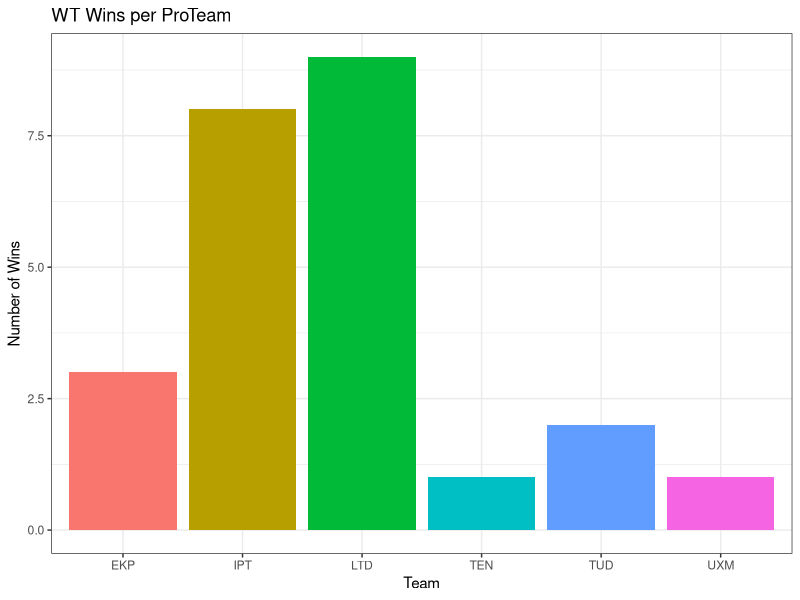
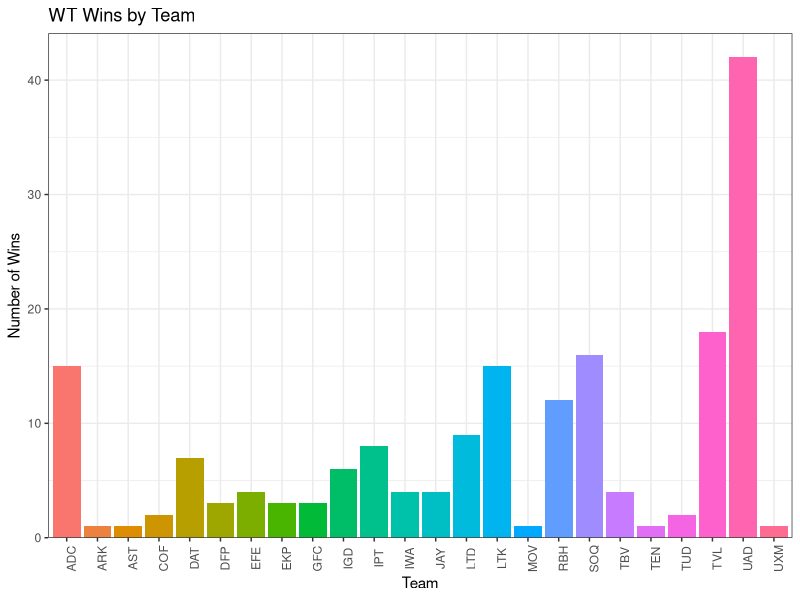

Write the R code that produced these figures, in order. (Note: this script raises an error after producing the figures.)
# worldtour_2024.R
# Timothy Skolds
# Created 10/17/24
# Analysis of 2024 WorldTour Results

library(tidyverse)
library(gridExtra)

# Import Data
worldtour_2024 <- read_csv(file = "./worldtour_2024.csv") %>%
  filter(!is.na(Winner),
         !is.na(Team)) %>%
  rename("TeamStatus" = "Team Status")

# Test analysis, number of wins per team
wins_per_team <- ggplot(worldtour_2024,
                        aes(x = Team,
                            fill = Team)) +
  geom_bar() +
  theme_bw() +
  labs(x = "Team",
       y = "Number of Wins",
       title = "WT Wins by Team") +
  theme(axis.text.x = element_text(angle = 90)) +
  theme(legend.position = "none") +
  scale_y_continuous(expand = expansion(mult = c(0, 0.05))) # Removes space below zero

# PT WT wins
PT_wins <- worldtour_2024 %>%
  filter(TeamStatus == "PT")

wins_per_PT <- ggplot(PT_wins,
                      aes(x = Team,
                          fill = Team)) +
  geom_bar() +
  theme_bw() +
  labs(x = "Team",
       y = "Number of Wins",
       title = "WT Wins per ProTeam") +
  theme(legend.position = "none")
  scale_y_continuous(expand = expansion(mult = c(0, 0.05)))

# Boxplot
wins_team <- worldtour_2024 %>%
  group_by(Team) %>%
  summarise(Wins = n())

wins_boxplot <- ggplot(wins_team,
                       aes(y = Wins)) +
  geom_boxplot(fill = "limegreen") +
  theme_bw() +

wins_PT <- PT_wins %>%
  group_by(Team) %>%
  summarise(Wins = n())

wins_boxplot_PT <- ggplot(wins_PT,
                          aes(y = Wins)) +
  geom_boxplot(fill = "pink") +
  theme_bw()

grid.arrange(wins_per_team,
             wins_per_PT,
             wins_boxplot,
             wins_boxplot_PT,
             ncol = 2)


# Find top riders
top_10_riders <- worldtour_2024 %>%
  group_by(Winner, Team) %>%
  summarize(Wins = n(), .groups = 'drop') %>%
  slice_max(n = 11, order_by = Wins)
print(top_10_riders)








